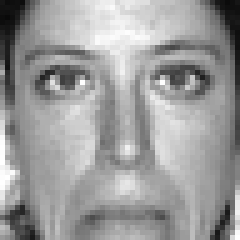
#> input picture data/emotion_dataset/test/disgust/PrivateTest_11895083.jpg, 48 x 48 px (shown 5 times larger); the run also reads 1 picture not shown here
$ python 01_explore_dataset.py
#> lines starting #> are read from the running program, lines starting #| are printed output that depends on the picture
"""
01_explore_dataset.py
=====================
Explore the emotion dataset: class distribution, image properties, sample visualization.
Run: python 01_explore_dataset.py
"""

import os
import sys
from pathlib import Path
from collections import Counter
from PIL import Image
import matplotlib
matplotlib.use("Agg")  # Non-interactive backend for headless servers
import matplotlib.pyplot as plt
import random

DATASET_ROOT = Path("/mlda/shreyas_projects/EE08_DIP_EmbodiedAgents/data/emotion_dataset")
EMOTIONS = ["angry", "disgust", "fear", "happy", "neutral", "sad", "surprise"]


def count_images(split_dir: Path) -> dict:
    """Count images per emotion class in a split."""
    counts = {}
    for emotion in EMOTIONS:
        emotion_dir = split_dir / emotion
        if emotion_dir.exists():
            files = [f for f in emotion_dir.iterdir() if f.suffix.lower() in (".jpg", ".jpeg", ".png", ".bmp")]
            counts[emotion] = len(files)
        else:
            counts[emotion] = 0
    return counts


def analyze_image_properties(split_dir: Path, sample_n: int = 200) -> dict:
    """Sample images and collect width, height, mode, file size stats."""
    all_files = []
    for emotion in EMOTIONS:
        emotion_dir = split_dir / emotion
        if emotion_dir.exists():
            all_files.extend(list(emotion_dir.glob("*.[jJ][pP][gG]")) +
                             list(emotion_dir.glob("*.[pP][nN][gG]")))

    sample_files = random.sample(all_files, min(sample_n, len(all_files)))
    widths, heights, modes, file_sizes = [], [], [], []

    for f in sample_files:
        try:
            img = Image.open(f)
            widths.append(img.width)
            heights.append(img.height)
            modes.append(img.mode)
            file_sizes.append(f.stat().st_size)
        except Exception as e:
            print(f"  [WARN] Could not open {f}: {e}")

    return {
        "total_sampled": len(widths),
        "width_range": (min(widths), max(widths)) if widths else None,
        "height_range": (min(heights), max(heights)) if heights else None,
        "common_modes": Counter(modes).most_common(),
        "avg_file_size_kb": sum(file_sizes) / len(file_sizes) / 1024 if file_sizes else 0,
        "unique_resolutions": len(set(zip(widths, heights))),
    }


def plot_distribution(train_counts: dict, test_counts: dict, save_path: str):
    """Bar chart of class distribution for train and test splits."""
    fig, axes = plt.subplots(1, 2, figsize=(14, 5))

    for ax, counts, title in zip(axes, [train_counts, test_counts], ["Train", "Test"]):
        emotions = list(counts.keys())
        values = list(counts.values())
        colors = plt.cm.Set3([i / len(emotions) for i in range(len(emotions))])
        bars = ax.bar(emotions, values, color=colors, edgecolor="black", linewidth=0.5)
        ax.set_title(f"{title} Split ({sum(values):,} total)", fontsize=14)
        ax.set_ylabel("Number of Images")
        ax.set_xlabel("Emotion")
        for bar, val in zip(bars, values):
            ax.text(bar.get_x() + bar.get_width() / 2, bar.get_height() + 20,
                    str(val), ha="center", va="bottom", fontsize=9)

    plt.tight_layout()
    plt.savefig(save_path, dpi=150, bbox_inches="tight")
    print(f"  Distribution plot saved to {save_path}")
    plt.close()


def plot_samples(split_dir: Path, save_path: str, n_per_class: int = 3):
    """Show n sample images per emotion class."""
    fig, axes = plt.subplots(len(EMOTIONS), n_per_class, figsize=(3 * n_per_class, 3 * len(EMOTIONS)))

    for row, emotion in enumerate(EMOTIONS):
        emotion_dir = split_dir / emotion
        files = sorted(emotion_dir.glob("*.[jJ][pP][gG]"))[:50]
        samples = random.sample(files, min(n_per_class, len(files)))

        for col in range(n_per_class):
            ax = axes[row][col] if len(EMOTIONS) > 1 else axes[col]
            if col < len(samples):
                img = Image.open(samples[col])
                ax.imshow(img, cmap="gray" if img.mode == "L" else None)
                if col == 0:
                    ax.set_ylabel(emotion.upper(), fontsize=12, fontweight="bold")
            ax.set_xticks([])
            ax.set_yticks([])

    plt.suptitle("Sample Images per Emotion", fontsize=16, y=1.01)
    plt.tight_layout()
    plt.savefig(save_path, dpi=150, bbox_inches="tight")
    print(f"  Sample grid saved to {save_path}")
    plt.close()


def main():
    print("=" * 60)
    print("EMOTION DATASET EXPLORATION")
    print("=" * 60)

    # --- Class counts ---
    train_dir = DATASET_ROOT / "train"
    test_dir = DATASET_ROOT / "test"

    train_counts = count_images(train_dir)
    test_counts = count_images(test_dir)

    print("\n--- Train Split ---")
    for emotion, count in train_counts.items():
        print(f"  {emotion:>10s}: {count:>5d}")
    print(f"  {'TOTAL':>10s}: {sum(train_counts.values()):>5d}")

    print("\n--- Test Split ---")
    for emotion, count in test_counts.items():
        print(f"  {emotion:>10s}: {count:>5d}")
    print(f"  {'TOTAL':>10s}: {sum(test_counts.values()):>5d}")

    # --- Image properties ---
    print("\n--- Image Properties (sampled from train) ---")
    props = analyze_image_properties(train_dir, sample_n=300)
#> in analyze_image_properties, img is the input picture: PIL image 48x48 L; min 9, max 255, mean 155.4
    for k, v in props.items():
        print(f"  {k}: {v}")

    # --- Plots ---
    out_dir = DATASET_ROOT.parent.parent
    plot_distribution(train_counts, test_counts,
                      str(out_dir / "dataset_class_distribution.png"))
#> in plot_distribution, `plt.savefig(save_path, dpi=150, bbox_inches="tight")`:
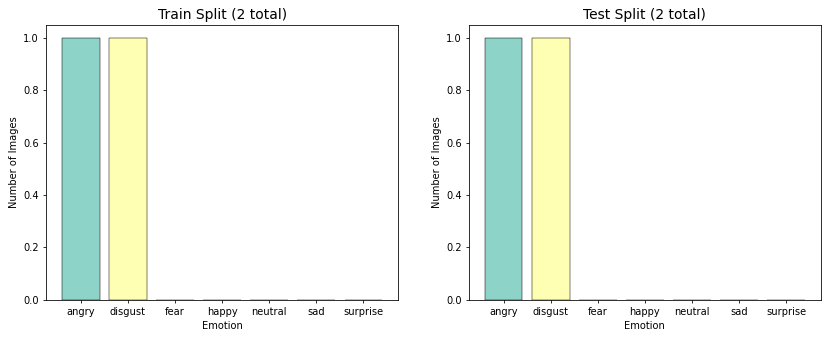
#> figure drawn by matplotlib, 2 panels
    plot_samples(train_dir, str(out_dir / "dataset_sample_images.png"), n_per_class=4)
#> in plot_samples, `plt.savefig(save_path, dpi=150, bbox_inches="tight")`:
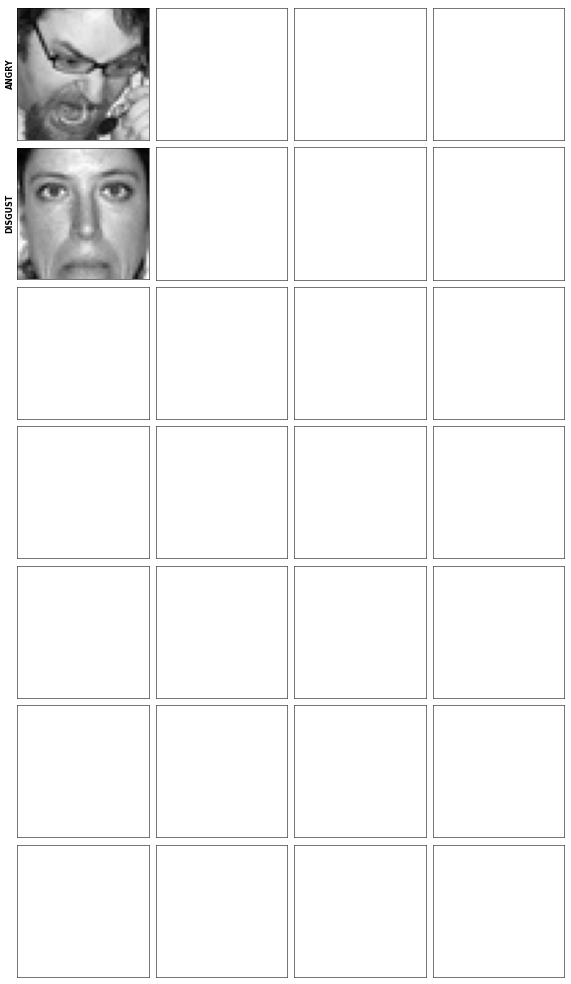
#> figure drawn by matplotlib, 2 panels

    # --- Check for corrupt / unreadable images ---
    print("\n--- Checking for corrupt images (full scan) ---")
    corrupt = []
    for split in ["train", "test"]:
        split_dir = DATASET_ROOT / split
        for emotion in EMOTIONS:
            emotion_dir = split_dir / emotion
            if not emotion_dir.exists():
                continue
            for f in emotion_dir.iterdir():
                try:
                    img = Image.open(f)
                    img.verify()
                except Exception as e:
                    corrupt.append((str(f), str(e)))

    if corrupt:
        print(f"  Found {len(corrupt)} corrupt images:")
        for path, err in corrupt[:10]:
            print(f"    {path}: {err}")
    else:
        print("  All images are readable ✓")

    print("\n" + "=" * 60)
    print("EXPLORATION COMPLETE")
    print("=" * 60)


if __name__ == "__main__":
    main()
